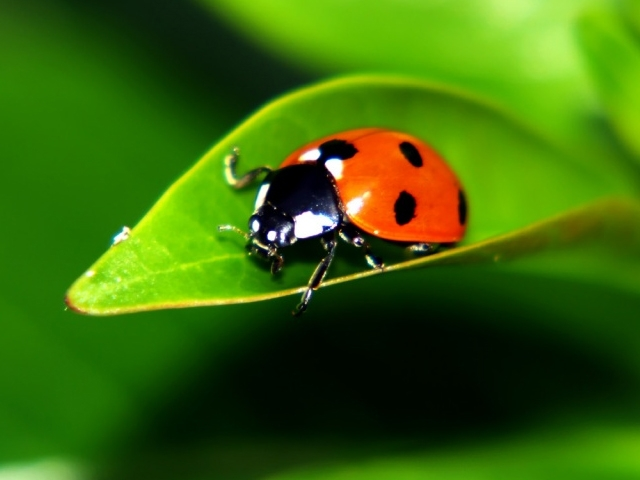
#> input picture Resources/bug.jpg, 640 x 480 px, given in place of the camera
$ python chapter_10.py
#> lines starting #> are read from the running program, lines starting #| are printed output that depends on the picture; after the words box and inside, x2 and y2 are one past the last pixel; in counts of white or black regions, pixels touching at a corner belong together
#> further down, img is the input picture: shape (480, 640, 3); mean B, G, R 8.4, 102.3, 56.7
import cv2
import numpy as np

# Virtual Paint project(1)
frameWidth = 640
frameHeight = 480
cap = cv2.VideoCapture(0)
cap.set(3,frameWidth) # id of width is 3 and 640 is pixel size
cap.set(4,frameHeight) # id of height is 4 and 480 is pixel size
cap.set(10,10) # id of brightness is 10

myColors = [[5,107,0,19,255,255],
            [133,56,0,159,156,255],
            [57,76,0,100,255,255]]

myColorValues = [[51,153,255],     #BGR format
                [255,0,255],
                [0,255,0]]

myPoints = []   # [x,y,colorId]


def findColor(img,myColors,myColorValues):
    imgHsv = cv2.cvtColor(img,cv2.COLOR_BGR2HSV)
#> imgHsv: shape (480, 640, 3); mean H, S, V 49.9, 239.9, 108.3
    count = 0 #for my color values
    newPoints = []
    for color in myColors:
        lower = np.array( color[:3])
        upper = np.array( color[3:])

        mask = cv2.inRange(imgHsv,lower,upper)
        x,y = getContours(mask)
        cv2.circle(imgResult,(x,y),10,myColorValues[count],cv2.FILLED)
        if x and y !=0:
            newPoints.append([x,y,count])
        count +=1
#> this loop made 3 passes
#> (x, y) on passes 1, 3: (372, 134), (188, 0)
#> (contours in getContours, x, y) on pass 2: (43 contours, all with area under 20, 0, 0)
#> pass 1, in findColor, `mask = cv2.inRange(imgHsv,lower,upper)`:
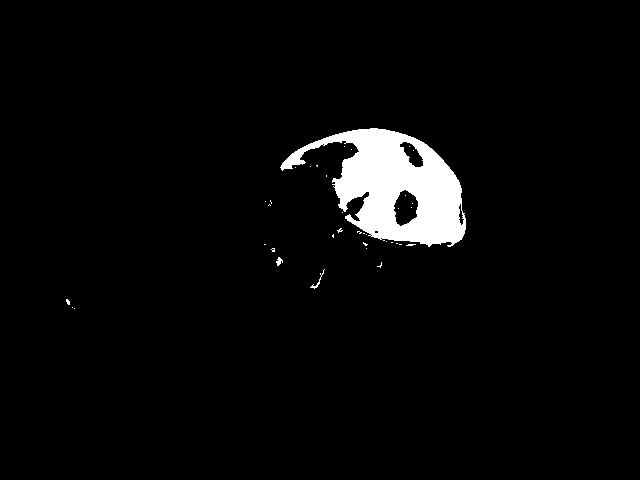
#> mask: shape (480, 640); 3.6% white; 38 white regions (35 under 20 px), largest, box (x1, y1, x2, y2) and area: (280, 128, 466, 247) 10910, (310, 269, 325, 289) 43, (276, 257, 283, 266) 36
#> pass 2, in findColor, `mask = cv2.inRange(imgHsv,lower,upper)`:
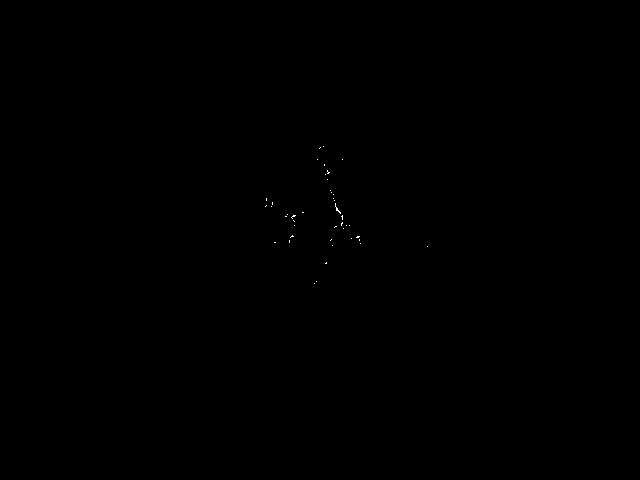
#> mask: shape (480, 640); 0.04% white in thin lines or dots, all inside (x1, y1, x2, y2) = (265, 146, 428, 284)
#> pass 3, in findColor, `mask = cv2.inRange(imgHsv,lower,upper)`:
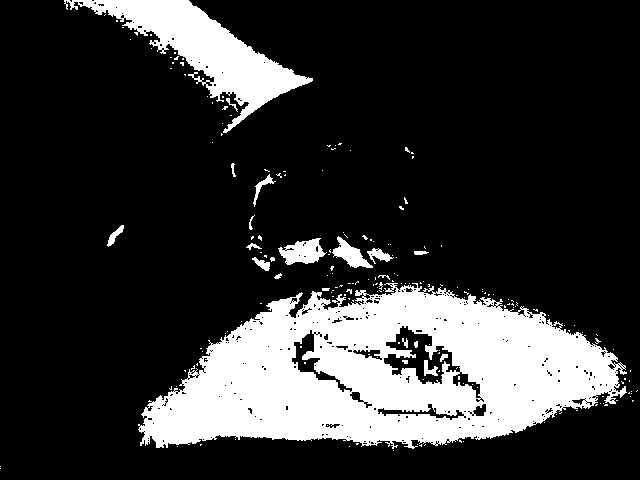
#> mask: shape (480, 640); 20.1% white; 197 white regions (176 under 20 px), largest, box (x1, y1, x2, y2) and area: (138, 283, 627, 449) 49410, (64, 0, 313, 133) 9420, (278, 238, 327, 265) 777
#> after the loop:
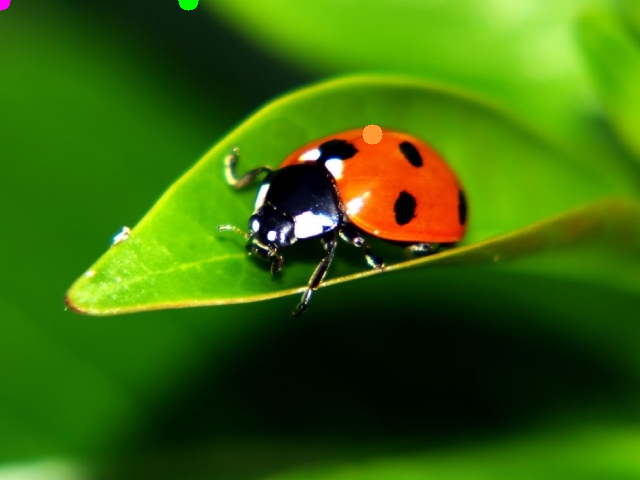
#> imgResult: shape (480, 640, 3); 0.19% of pixels changed, all inside (x1, y1, x2, y2) = (0, 0, 383, 145)
#> after the loop, count = 3; newPoints = [[372, 134, 0]]
        # cv2.imshow(str(color[0]),mask)
    return newPoints

def getContours(img):
    contours , hierarchy = cv2.findContours(img,cv2.RETR_EXTERNAL,cv2.CHAIN_APPROX_NONE)
    x,y,w,h = 0,0,0,0
    for cnt in contours:
        area = cv2.contourArea(cnt) #find area of shapes
        # setmin threshold for so it doesn't detect any noise
        if area>500: #500px
            # cv2.drawContours(imgResult,cnt,-1 ,(0,0,255),3) #-1 for draw the all contours,drawing contour on original image
            peri = cv2.arcLength(cnt,True) #arclength,perimeter,contourPerimeter
            # print(peri)
            apporx = cv2.approxPolyDP(cnt,0.02*peri,True)
           # We are creating a bounding box around shape for this we need x,y,width,height
            x,y,w,h = cv2.boundingRect(apporx)
    return x+w//2,y

def drawOnCanvas(myPoints,myColorValues):
    for point in myPoints:
        cv2.circle(imgResult,(point[0],point[1]),10,myColorValues[point[2]],cv2.FILLED)


while True:
    success , img = cap.read()
    imgResult = img.copy( )
    newPoints = findColor(img,myColors,myColorValues)
#> newPoints = [[372, 134, 0]]
    if len(newPoints)!=0:
        for  newP in newPoints:  #new points is a list and we are breaking into to points otherwise this becomes a list inside a list
            myPoints.append(newP)
#> this loop made 1 pass
#> after the loop, myPoints = [[372, 134, 0]]

    if len(myPoints)!=0:
        drawOnCanvas(myPoints,myColorValues)
#> the loop in drawOnCanvas, `for point in myPoints:` made 1 pass
    cv2.imshow("Output",imgResult)
    if cv2.waitKey(1) & 0xFF == ord('q'):
#> (key q is pressed here)
        break

$ run again, on Resources/railway.jpg
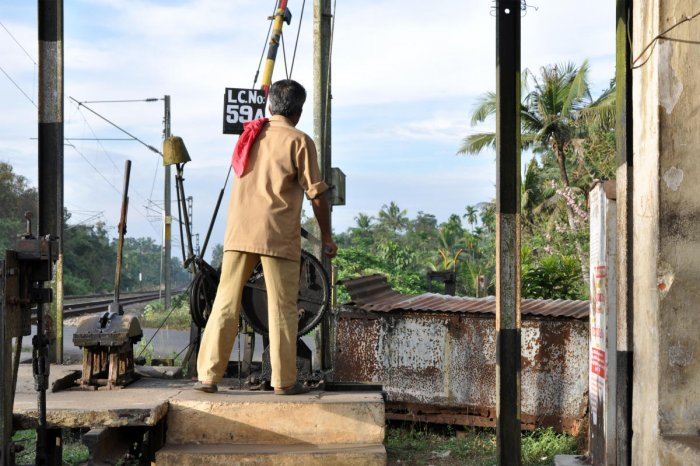
#> input picture Resources/railway.jpg, 700 x 466 px, given in place of the camera
#> img is the input picture: shape (466, 700, 3); mean B, G, R 133.8, 142.9, 145.6
#> imgHsv: shape (466, 700, 3); mean H, S, V 54.2, 55.3, 154
#> the loop in findColor, `for color in myColors:` made 3 passes
#> (x, y) on passes 1, 3: (259, 137), (0, 0)
#> pass 1, in findColor, `mask = cv2.inRange(imgHsv,lower,upper)`:
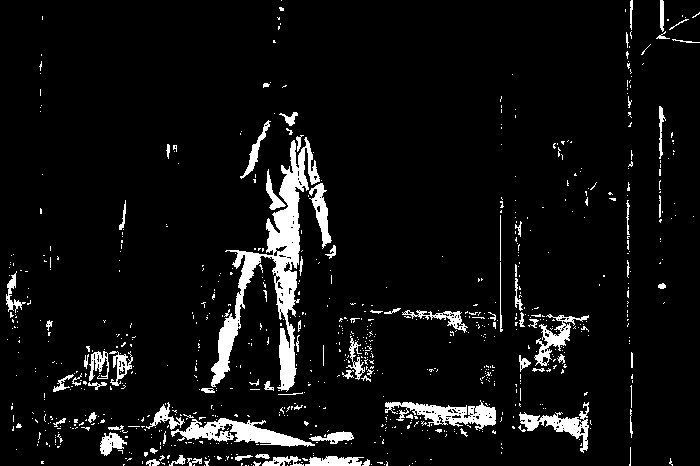
#> mask: shape (466, 700); 6.5% white; 809 white regions (721 under 20 px), largest, box (x1, y1, x2, y2) and area: (211, 137, 320, 392) 6264, (171, 418, 315, 447) 1777, (385, 400, 496, 430) 1456
#> after the loop in findColor, `for color in myColors:`:
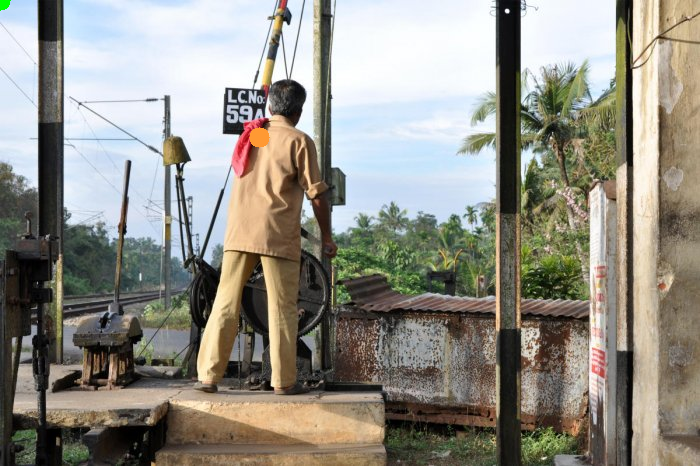
#> imgResult: shape (466, 700, 3); 0.12% of pixels changed, all inside (x1, y1, x2, y2) = (0, 0, 270, 148)
#> after the loop in findColor, `for color in myColors:`: count = 3; newPoints = [[259, 137, 0]]
#> the loop `for  newP in newPoints:` made 1 pass
#> the loop in drawOnCanvas, `for point in myPoints:` made 1 pass
